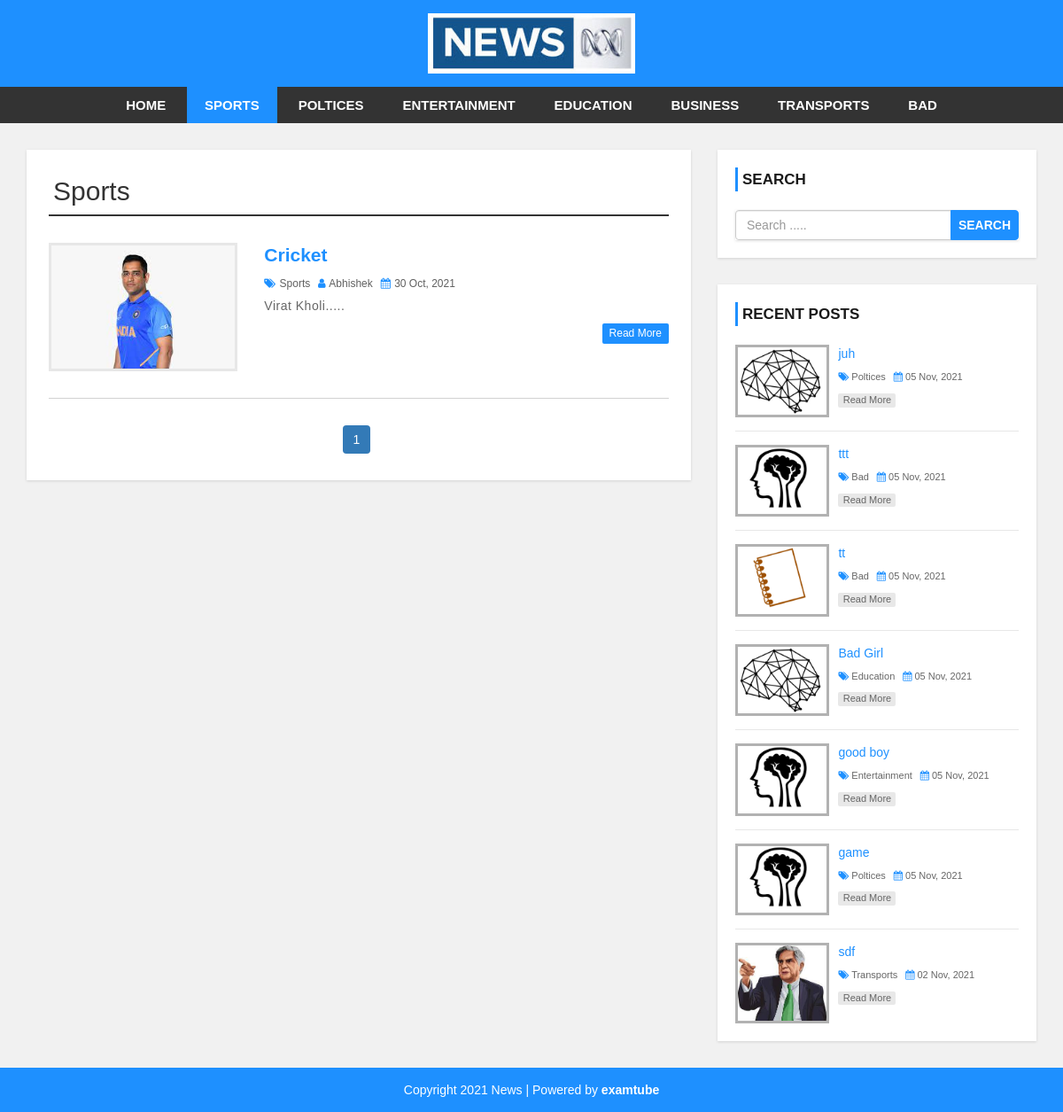
Screenshot of /category.php?cid=39 with the database file from the repository.
### tables this page shows
CREATE TABLE IF NOT EXISTS `setting` (
  `website_name` varchar(50) NOT NULL,
  `logo` varchar(60) NOT NULL,
  `footer_desc` varchar(250) NOT NULL
);

CREATE TABLE IF NOT EXISTS `category` (
  `category_id` int(11) NOT NULL AUTO_INCREMENT,
  `category_name` varchar(100) NOT NULL,
  `post` int(11) NOT NULL DEFAULT '0',
  PRIMARY KEY (`category_id`)
);

CREATE TABLE IF NOT EXISTS `post` (
  `post_id` int(11) NOT NULL AUTO_INCREMENT,
  `title` varchar(100) NOT NULL,
  `description` text NOT NULL,
  `category` varchar(100) NOT NULL,
  `post_date` varchar(50) NOT NULL,
  `author` int(11) NOT NULL,
  `post_img` varchar(100) NOT NULL,
  PRIMARY KEY (`post_id`),
  UNIQUE KEY `post_id` (`post_id`)
);

CREATE TABLE IF NOT EXISTS `user` (
  `user_id` int(10) UNSIGNED NOT NULL AUTO_INCREMENT,
  `first_name` varchar(30) NOT NULL,
  `last_name` varchar(30) NOT NULL,
  `username` varchar(30) DEFAULT NULL,
  `password` varchar(40) DEFAULT NULL,
  `role` int(11) NOT NULL,
  PRIMARY KEY (`user_id`)
);

### config.php (called while the page is built, shortened)
<?php
$hostname = "http://localhost/my-project/news-sites";
?>

### category.php (the view, shortened to what this page needs)
<?php include 'header.php'; ?>
    <div id="main-content">
      <div class="container">
        <div class="row">
            <div class="col-md-8">
                <div class="post-container">
                <?php
                  include "config.php";
                  if(isset($_GET['cid']))
                  {
                    $cat_id = $_GET['cid'];
                    $sql1 = "SELECT * FROM category WHERE category_id = {$cat_id}";
                    $result1 = mysqli_query($conn, $sql1) or die("Failed......");
                    $row1 = mysqli_fetch_assoc($result1);
                  ?>
                  <h2 class="page-heading"><?php echo $row1['category_name']; ?></h2>
                <?php
                  $limit = 5;
                  if(isset($_GET['page']))
                  {
                    $page = $_GET['page'];
                  }
                  else
                  {
                    $page = 1;
                  }
                  $offset = ($page - 1) * $limit;
                  $sql = "SELECT post.post_id, post.title, post.description,
                    post.post_date, post.category, post.author, post.post_img,
                    category.category_name, user.username FROM post
                    LEFT JOIN category ON post.category = category.category_id
                    LEFT JOIN user ON post.author = user.user_id
                    WHERE post.category = {$cat_id}
                    ORDER BY post.post_id DESC LIMIT {$offset},{$limit}";
                  $result = mysqli_query($conn, $sql) or die("Failed category !!!");
                  if(mysqli_num_rows($result) > 0)
                  {
                    while($row = mysqli_fetch_assoc($result))
                    {
                 ?>
                        <div class="post-content">
                            <div class="row">
                                <div class="col-md-4">
                                    <a class="post-img" href="single.php?id=<?php echo $row['post_id']; ?>"><img src="admin/upload/<?php echo $row['post_img']; ?>" alt=""/></a>
                                </div>
                                <div class="col-md-8">
                                    <div class="inner-content clearfix">
                                        <h3><a href='single.php?id=<?php echo $row['post_id']; ?>'><?php echo $row['title']; ?></a></h3>
                                        <div class="post-information">
                                            <span>
                                                <i class="fa fa-tags" aria-hidden="true"></i>
                                                <a href='category.php?cid=<?php echo $row['category']; ?>'><?php echo $row['category_name']; ?></a>
                                            </span>
                                            <span>
                                                <i class="fa fa-user" aria-hidden="true"></i>
                                                <a href='author.php?aid=<?php echo $row['author']; ?>'><?php echo $row['username']; ?></a>
                                            </span>
                                            <span>
                                                <i class="fa fa-calendar" aria-hidden="true"></i>
                                                <?php echo $row['post_date']; ?>
                                            </span>
                                        </div>
                                        <p class="description">
                                            <?php echo substr($row['description'], 0, 135)."....."; ?>
                                        </p>
                                        <a class='read-more pull-right' href='single.php?id=<?php echo $row['post_id']; ?>'>read more</a>
                                    </div>
                                </div>
                            </div>
                        </div>
                    <?php
                            }
                        }
                        else
                      {
                        echo "<h3 style='color: red; text-align: center; margin: 10px 0;'>No Results Found.</h3>";
                      }
                      if(mysqli_num_rows($result1) > 0)
                      {
                        $total_record = $row1['post'];
                        $limit = 5;
                        $total_page = ceil($total_record / $limit);
                        echo "<ul class='pagination admin-pagination'>";
                        for($i=1; $i<=$total_page; $i++)
                        {
                          if($i == $page)
                          {
                            $active = "active";
                          }
                          else
                          {
                            $active = "";
                          }
                          echo '<li class="'.$active.'"><a href="category.php?cid='.$cat_id .'&page='.$i.'">'.$i.'</a></li>';
                        }
                          echo "</ul>";
                      }
                  }
                  else
                  {
                    echo "<h2>No Record Found.</h2>";
                  }
                    ?>
                </div>
            </div>
            <?php include 'sidebar.php'; ?>
        </div>
      </div>
<?php include 'footer.php'; ?>

### header.php (shortened to what this page needs)
<?php
include "config.php";
?>
<!DOCTYPE html>
<html lang="en">
<head>
    <link rel="stylesheet" href="css/bootstrap.min.css" />
    <link rel="stylesheet" href="css/font-awesome.css">
    <link rel="stylesheet" href="css/style.css">
</head>
<body>
<div id="header">
    <div class="container">
        <div class="row">
            <div class=" col-md-offset-4 col-md-4">
            <?php
                include "config.php";
                $sql = "SELECT * FROM setting";
                $result = mysqli_query($conn, $sql) or die("Failed.");
                if(mysqli_num_rows($result) > 0)
                {
                  while($row = mysqli_fetch_assoc($result))
                  {
                    if($row['logo'] == "")
                    {
                      echo '<a href="index.php"><h1>'.$row['website_name'].'</h1></a>';
                    }
                    else
                    {
                      echo '<a href="index.php" id="logo"><img src="admin/images/'. $row['logo'] .'" alt=""/></a>';
                    }
                  }
                }
            ?>
            </div>
        </div>
    </div>
</div>
<div id="menu-bar">
    <div class="container">
        <div class="row">
            <div class="col-md-12">
                <?php
                include "config.php";
                if(isset($_GET['cid']))
                {
                    $cat_id = $_GET['cid'];
                }
                $sql = "SELECT * FROM category WHERE post > 0";
                $result = mysqli_query($conn, $sql) or die("Failed !!!");
                    if(mysqli_num_rows($result) > 0)
                    {
                        $active = "";
                ?>
                <ul class='menu'>
                     <li><a href='<?php echo $hostname; ?>'>Home</a></li>
                     <?php
                     while($row = mysqli_fetch_assoc($result))
                        {
                            if(isset($_GET['cid']))
                            {
                                if($row['category_id'] == $cat_id)
                                {
                                    $active = "active";
                                }
                                else
                                {
                                    $active = "";
                                }
                            }
                     ?>
                    <li><a class='<?php echo $active; ?>' href='category.php?cid=<?php echo $row['category_id']; ?>'> <?php echo $row['category_name']; ?> </a></li>
                    <?php
                        }
                    ?>
                </ul>
                <?php
                    }
                ?>
            </div>
        </div>
    </div>
</div>

### sidebar.php
<div id="sidebar" class="col-md-4">
    <div class="search-box-container">
        <h4>Search</h4>
        <form class="search-post" action="search.php" method ="GET">
            <div class="input-group">
                <input type="text" name="search" class="form-control" placeholder="Search .....">
                <span class="input-group-btn">
                    <button type="submit" class="btn btn-danger">Search</button>
                </span>
            </div>
        </form>
    </div>
    <div class="recent-post-container">
        <h4>Recent Posts</h4>
    <?php
        include "config.php";
        $limit = 7;
        $sql = "SELECT post.post_id, post.title, post.description,
                    post.post_date, post.category, post.author, post.post_img,
                    category.category_name FROM post
                    LEFT JOIN category ON post.category = category.category_id
                    ORDER BY post.post_id DESC LIMIT {$limit}";
                  $result = mysqli_query($conn, $sql) or die("Failed !!!");
                  if(mysqli_num_rows($result) > 0)
                  {
                    while($row = mysqli_fetch_assoc($result))
                    {
        ?>
        <div class="recent-post">
            <a class="post-img" href="single.php?id=<?php echo $row['post_id']; ?>">
                <img src="admin/upload/<?php echo $row['post_img']; ?>" alt=""/>
            </a>
            <div class="post-content">
                <h5><a href="single.php?id=<?php echo $row['post_id']; ?>"><?php echo $row['title']; ?></a></h5>
                <span>
                    <i class="fa fa-tags" aria-hidden="true"></i>
                    <a href='category.php?cid=<?php echo $row['category']; ?>'><?php echo $row['category_name']; ?></a>
                </span>
                <span>
                    <i class="fa fa-calendar" aria-hidden="true"></i>
                    <?php echo $row['post_date']; ?>
                </span>
                <a class="read-more" href="single.php?id=<?php echo $row['post_id']; ?>">read more</a>
            </div>
        </div>
        <?php
            }
        }
        ?>
        </div>
    </div>
</div>

### footer.php
<div id ="footer">
    <div class="container">
        <div class="row">
            <div class="col-md-12">
                <?php
                include "config.php";
                $sql = "SELECT * FROM setting";
                $result = mysqli_query($conn, $sql) or die("Failed.");
                if(mysqli_num_rows($result) > 0){
                  while($row = mysqli_fetch_assoc($result)) {
              ?>
                <span><?php echo $row['footer_desc']; ?></span>
              <?php
                }
              }
              ?>
            </div>
        </div>
    </div>
</div>
</body>
</html>

### css/style.css (style rules this page uses)
body { background: #f1f1f1; font-family: sans-serif,arial,Helvetica; }
a, a:hover, a:focus { text-decoration: none; outline: none; }
ul { margin:0; padding:0; list-style:none; }
h2.page-heading { margin: 5px 0 30px; padding: 0 5px 10px; border-bottom: 2px solid #333; }
form { background: #fff; padding: 25px; box-shadow:0 1px 3px rgba(0, 0, 0, 0.13); }
#header { background: #1e90ff; text-align: center; padding: 15px; }
#logo { display: inline-block; width: 65%; }
#logo img { width: 100%; }
#menu-bar { background: #333; text-align: center; }
#menu-bar .menu > li { display: inline-block; }
.menu > li > a { padding: 10px 20px; display: block; text-transform: uppercase; color: #fff; font-size: 15px; font-weight:600; transition:all 0.5s ease 0s; }
#menu-bar .menu > li > a:hover, #menu-bar .menu > li > a.active { color:#fff; background:#1e90ff; }
#main-content { padding: 30px 0; min-height: 750px; }
#main-content .post-container { background-color: #fff; padding: 25px; box-shadow: 0 1px 3px rgba(0, 0, 0, 0.13); }
#main-content .post-content { border-bottom: 1px solid #d1d1d1; padding: 0 0 30px; margin-bottom:30px; }
#main-content .post-content img { width: 100%; }
#main-content .post-content .post-img { border: 3px solid #e7e7e7; display: block; height: 145px; overflow: hidden; transition: border .3s; }
#main-content .post-content h3 { font-size: 21px; line-height: 28px; font-weight: 600; margin: 0 0 7px; }
#main-content .post-content h3 a { color: #1e90ff; transition:all 0.3s; }
#main-content .post-content .post-information span { color: #606060; font-size: 12px; text-transform: capitalize; margin: 0 5px 5px 0; display: inline-block; }
#main-content .post-content .post-information i { color: #1e90ff; margin-right: 1px; }
#main-content .post-content .post-information a { color: #606060; text-decoration: none; }
#main-content .post-content p, #main-content .single-post p { color: #666; font-size: 14px; letter-spacing: 0.5px; margin:0 0 10px; }
#main-content .post-content a.read-more { color: #fff; background-color: #1E90FF; font-size: 12px; text-transform: capitalize; padding: 3px 8px; border-radius: 2px; transition: all 0.3s; }
.pagination { display: block; text-align: center; margin: 0; }
.pagination li { display:inline-block; margin: 0 5px 0 0; }
.pagination li a { border: none; background: #1e90ff; color: #fff; }
i.fa { color:#222; }
#sidebar h4 { color: #1A1A1A; font-size: 17px; line-height: 27px; font-weight:600; text-transform: uppercase; padding: 0 0 0 5px; margin: 0 0 21px; border-left: 3px solid #1e90ff; }
#sidebar .search-box-container { background-color: #fff; padding: 20px; margin: 0 0 30px; box-shadow: 0 1px 3px rgba(0, 0, 0, 0.13); }
#sidebar .search-post { padding: 0; }
#sidebar .search-post input { color: #606060; }
#sidebar .search-post .btn { font-weight: 600; text-transform: uppercase; padding: 6px 8px; background-color: #1E90FF; border-color: #1E90FF; outline: none; }
#sidebar .recent-post-container { padding: 20px; background: #fff; box-shadow: 0 1px 3px rgba(0, 0, 0, 0.13); }
#sidebar .recent-post { border-bottom: 1px solid #e7e7e7; padding: 0 0 15px; margin: 0 0 15px; }
#sidebar .recent-post:last-child { margin: 0; padding: 0; border: none; }
#sidebar .recent-post .post-img { display: inline-block; width: 33%; border: 3px solid rgba(0,0,0,0.3); vertical-align: top; transition: border .3s; }
#sidebar .recent-post .post-img img { width: 100%; }
#sidebar .recent-post .post-content { width: 65%; display: inline-block; border: none; padding: 0 0 0 7px; margin: 0; }
#sidebar .recent-post h5 { font-size: 14px; line-height: 20px; margin: 0 0 5px; }
#sidebar .recent-post h5 a { color: #1E90FF; }
#sidebar .recent-post span { color: #666; font-size: 11px; display: inline-block; margin: 0 5px 10px 0; }
#sidebar .recent-post span a { color: #666; }
#sidebar .recent-post span i { color: #1E90FF; }
#sidebar .recent-post a.read-more { color: #666; background-color: rgba(0,0,0,0.09); width: 65px; font-size: 11px; text-align: center; padding: 0; display: block; transition: all 0.3s; }
#footer { color: #fff; padding:15px 0; text-align:center; background-color:#1e90ff; }
#footer a { color:#fff; }

### rows the page displays
setting: logo (picture), footer_desc "Copyright 2021 News | Powered by examtube"
category: category_name "SPORTS", category_name "Sports"
category: category_name "POLTICES"
category: category_name "ENTERTAINMENT"
category: category_name "EDUCATION"
category: category_name "BUSINESS"
category: category_name "TRANSPORTS"
category: category_name "BAD"
post: post_img (picture), title "Cricket", category.category_name "Sports", user.username "Abhishek", post_date "30 Oct, 2021", description "Virat Kholi"
post: post_img (picture), title "juh", category.category_name "Poltices", post_date "05 Nov, 2021"
post: post_img (picture), title "ttt", category.category_name "Bad", post_date "05 Nov, 2021"
post: post_img (picture), title "tt", category.category_name "Bad", post_date "05 Nov, 2021"
post: post_img (picture), title "Bad Girl", category.category_name "Education", post_date "05 Nov, 2021"
post: post_img (picture), title "good boy", category.category_name "Entertainment", post_date "05 Nov, 2021"
post: post_img (picture), title "game", category.category_name "Poltices", post_date "05 Nov, 2021"
post: post_img (picture), title "sdf", category.category_name "Transports", post_date "02 Nov, 2021"
